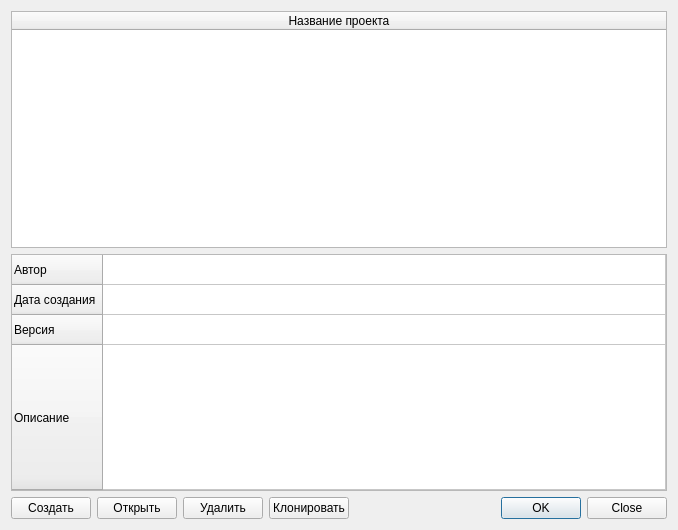
<?xml version="1.0" encoding="UTF-8"?>
<ui version="4.0">
 <class>ProjectDialog</class>
 <widget class="QDialog" name="ProjectDialog">
  <property name="geometry">
   <rect>
    <x>0</x>
    <y>0</y>
    <width>678</width>
    <height>530</height>
   </rect>
  </property>
  <property name="windowTitle">
   <string>Dialog</string>
  </property>
  <layout class="QVBoxLayout" name="verticalLayout">
   <item>
    <widget class="QTableWidget" name="projectsTable">
     <property name="editTriggers">
      <set>QAbstractItemView::NoEditTriggers</set>
     </property>
     <attribute name="horizontalHeaderStretchLastSection">
      <bool>true</bool>
     </attribute>
     <column>
      <property name="text">
       <string>Название проекта</string>
      </property>
     </column>
    </widget>
   </item>
   <item>
    <widget class="QTableWidget" name="infoTable">
     <property name="editTriggers">
      <set>QAbstractItemView::NoEditTriggers</set>
     </property>
     <property name="selectionMode">
      <enum>QAbstractItemView::SingleSelection</enum>
     </property>
     <property name="selectionBehavior">
      <enum>QAbstractItemView::SelectRows</enum>
     </property>
     <property name="showGrid">
      <bool>true</bool>
     </property>
     <property name="gridStyle">
      <enum>Qt::SolidLine</enum>
     </property>
     <attribute name="horizontalHeaderVisible">
      <bool>false</bool>
     </attribute>
     <attribute name="horizontalHeaderStretchLastSection">
      <bool>true</bool>
     </attribute>
     <attribute name="verticalHeaderStretchLastSection">
      <bool>true</bool>
     </attribute>
     <row>
      <property name="text">
       <string>Автор</string>
      </property>
     </row>
     <row>
      <property name="text">
       <string>Дата создания</string>
      </property>
     </row>
     <row>
      <property name="text">
       <string>Версия</string>
      </property>
     </row>
     <row>
      <property name="text">
       <string>Описание</string>
      </property>
     </row>
     <column>
      <property name="text">
       <string>Value</string>
      </property>
     </column>
    </widget>
   </item>
   <item>
    <layout class="QHBoxLayout" name="horizontalLayout_2">
     <item>
      <layout class="QHBoxLayout" name="horizontalLayout">
       <item>
        <widget class="QPushButton" name="createProjectBtn">
         <property name="text">
          <string>Создать</string>
         </property>
        </widget>
       </item>
       <item>
        <widget class="QPushButton" name="openProjectBtn">
         <property name="text">
          <string>Открыть</string>
         </property>
        </widget>
       </item>
       <item>
        <widget class="QPushButton" name="delProjectBtn">
         <property name="text">
          <string>Удалить</string>
         </property>
        </widget>
       </item>
       <item>
        <widget class="QPushButton" name="cloneProjectBtn">
         <property name="text">
          <string>Клонировать</string>
         </property>
        </widget>
       </item>
      </layout>
     </item>
     <item>
      <widget class="QDialogButtonBox" name="buttonBox">
       <property name="orientation">
        <enum>Qt::Horizontal</enum>
       </property>
       <property name="standardButtons">
        <set>QDialogButtonBox::Close|QDialogButtonBox::Ok</set>
       </property>
      </widget>
     </item>
    </layout>
   </item>
  </layout>
 </widget>
 <resources/>
 <connections>
  <connection>
   <sender>buttonBox</sender>
   <signal>accepted()</signal>
   <receiver>ProjectDialog</receiver>
   <slot>accept()</slot>
   <hints>
    <hint type="sourcelabel">
     <x>248</x>
     <y>254</y>
    </hint>
    <hint type="destinationlabel">
     <x>157</x>
     <y>274</y>
    </hint>
   </hints>
  </connection>
  <connection>
   <sender>buttonBox</sender>
   <signal>rejected()</signal>
   <receiver>ProjectDialog</receiver>
   <slot>reject()</slot>
   <hints>
    <hint type="sourcelabel">
     <x>316</x>
     <y>260</y>
    </hint>
    <hint type="destinationlabel">
     <x>286</x>
     <y>274</y>
    </hint>
   </hints>
  </connection>
 </connections>
</ui>
